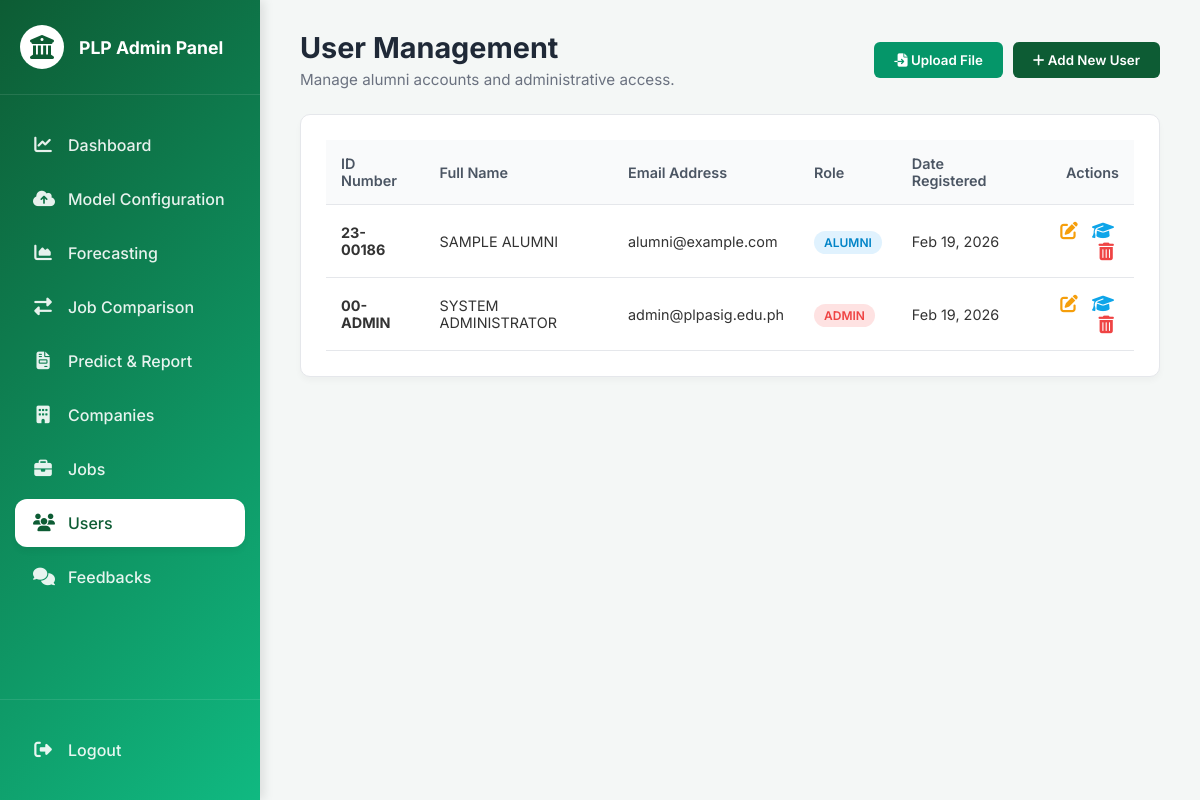
/admin/admin_users.php, run on an earlier commit of the app's database.
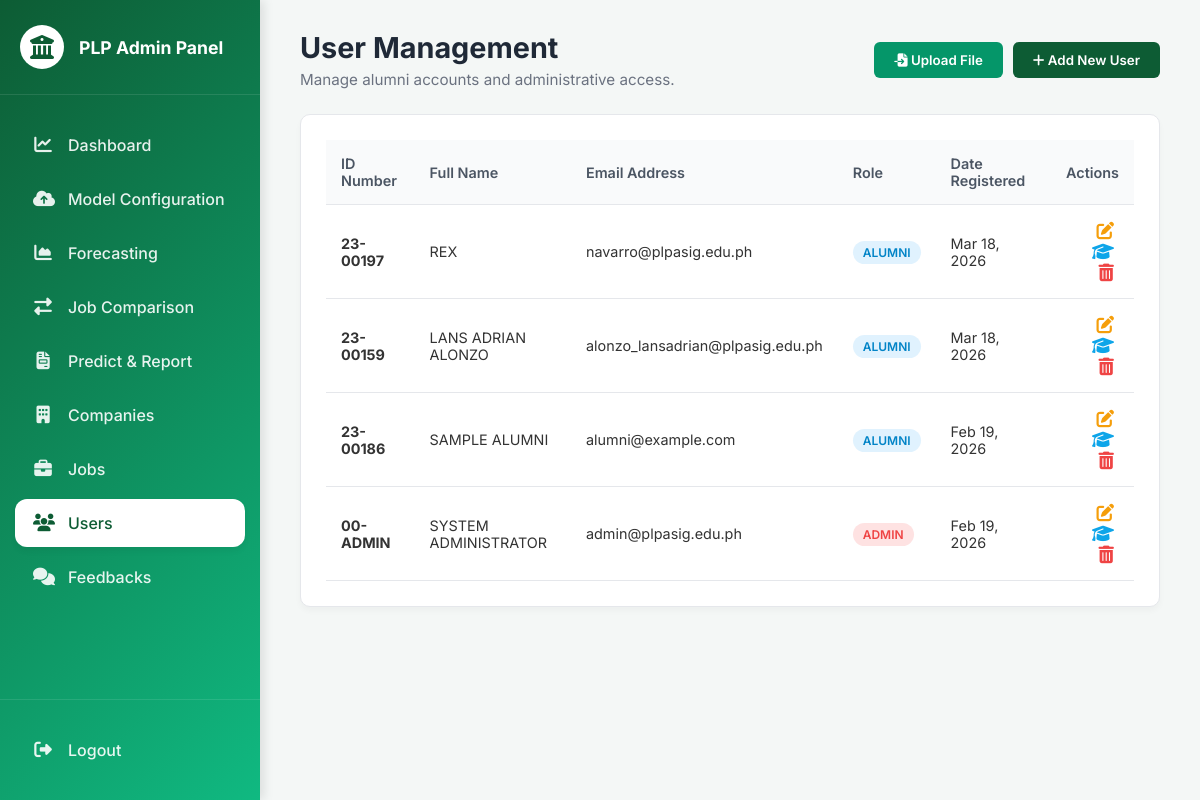
And on a later commit of the database.
### tables this page shows
CREATE TABLE `users` (
  `id` int(11) NOT NULL,
  `student_id` varchar(20) NOT NULL,
  `full_name` varchar(255) NOT NULL,
  `email` varchar(255) DEFAULT NULL,
  `password` varchar(255) NOT NULL,
  `role` varchar(50) NOT NULL DEFAULT 'alumni',
  `created_at` timestamp NOT NULL DEFAULT current_timestamp(),
  `is_temporary` tinyint(1) NOT NULL DEFAULT 1,
  `program_id` int(11) DEFAULT NULL COMMENT 'Degree/program on file',
  `avg_professional_grade` decimal(5,2) DEFAULT NULL COMMENT 'Coursework avg 0-100',
  `avg_elective_grade` decimal(5,2) DEFAULT NULL COMMENT 'Coursework avg 0-100',
  `record_soft_skills_avg` decimal(5,2) DEFAULT NULL COMMENT 'Official soft skills avg 0-100',
  `record_hard_skills_avg` decimal(5,2) DEFAULT NULL COMMENT 'Official hard skills avg 0-100',
  `gpa` decimal(3,2) DEFAULT NULL COMMENT 'PLP scale 1.00-5.00 (lower is better)',
  `ojt_grade_percent` decimal(5,2) DEFAULT NULL COMMENT 'OJT final 60-100'
);

### admin/admin_users.php (the view, shortened to what this page needs)
<?php
require '../includes/db.php';
$results_per_page = 10;
$page = isset($_GET['page']) && is_numeric($_GET['page']) ? $_GET['page'] : 1;
$start_from = ($page - 1) * $results_per_page;
?>
<!DOCTYPE html>
<html lang="en">
<head>
    <link rel="stylesheet" href="../assets/css/admin-style.css?v=2">
    <link rel="stylesheet" href="https://cdnjs.cloudflare.com/ajax/libs/font-awesome/6.4.0/css/all.min.css">
</head>
<body>
    <?php include '../includes/admin_sidebar.php'; ?>
    <main class="admin-main">
        <div class="page-title" style="display: flex; justify-content: space-between; align-items: center;">
            <div>
                <h1>User Management</h1>
                <p>Manage alumni accounts and administrative access.</p>
            </div>
            <div style="display: flex; gap: 10px;">
                <button class="btn-upload" id="openImportModal" style="background: #059669; color:white; border:none; padding:10px 20px; border-radius:6px; cursor:pointer;"><i class="fas fa-file-import"></i> Upload File</button>
                <button class="btn-upload" id="openAddUserModal"><i class="fas fa-plus"></i> Add New User</button>
            </div>
        </div>
        <div class="admin-card">
            <table class="admin-table">
                <thead>
                    <tr>
                        <th>ID Number</th>
                        <th>Full Name</th>
                        <th>Email Address</th>
                        <th>Role</th>
                        <th>Date Registered</th>
                        <th style="text-align: right;">Actions</th>
                    </tr>
                </thead>
                <tbody id="userTableBody">
                    <?php
                    $result = $conn->query("SELECT * FROM users ORDER BY created_at DESC LIMIT $start_from, $results_per_page");
                    while($row = $result->fetch_assoc()):
                        $badge_class = ($row['role'] == 'admin') ? 'role-admin' : 'role-alumni';
                    ?>
                    <tr>
                        <td><strong><?php echo htmlspecialchars($row['student_id']); ?></strong></td>
                        <td style="text-transform: uppercase;"><?php echo htmlspecialchars($row['full_name']); ?></td>
                        <td><?php echo htmlspecialchars($row['email']); ?></td>
                        <td><span class='role-badge <?php echo $badge_class; ?>'><?php echo ucfirst($row['role']); ?></span></td>
                        <td><?php echo date("M d, Y", strtotime($row['created_at'])); ?></td>
                        <td style='text-align: right;'>
                            <button class='action-btn action-edit' data-id='<?php echo $row['student_id']; ?>' data-name='<?php echo $row['full_name']; ?>' data-email='<?php echo $row['email']; ?>' data-role='<?php echo $row['role']; ?>'><i class='fas fa-edit'></i></button>
                            <?php
                            $btn_pid = isset($row['program_id']) && $row['program_id'] !== null ? (string) (int) $row['program_id'] : '';
                            $btn_ap = isset($row['avg_professional_grade']) && $row['avg_professional_grade'] !== null ? htmlspecialchars((string) $row['avg_professional_grade'], ENT_QUOTES, 'UTF-8') : '';
                            $btn_ae = isset($row['avg_elective_grade']) && $row['avg_elective_grade'] !== null ? htmlspecialchars((string) $row['avg_elective_grade'], ENT_QUOTES, 'UTF-8') : '';
                            $btn_ss = isset($row['record_soft_skills_avg']) && $row['record_soft_skills_avg'] !== null ? htmlspecialchars((string) $row['record_soft_skills_avg'], ENT_QUOTES, 'UTF-8') : '';
                            $btn_hs = isset($row['record_hard_skills_avg']) && $row['record_hard_skills_avg'] !== null ? htmlspecialchars((string) $row['record_hard_skills_avg'], ENT_QUOTES, 'UTF-8') : '';
                            ?>
                            <button type="button" class='action-btn action-academic' data-id='<?php echo htmlspecialchars($row['student_id']); ?>' data-name='<?php echo htmlspecialchars(strtoupper($row['full_name'])); ?>' data-gpa='<?php echo isset($row['gpa']) && $row['gpa'] !== null ? htmlspecialchars((string) $row['gpa']) : ''; ?>' data-ojt='<?php echo isset($row['ojt_grade_percent']) && $row['ojt_grade_percent'] !== null ? htmlspecialchars((string) $row['ojt_grade_percent']) : ''; ?>' data-program-id='<?php echo htmlspecialchars($btn_pid); ?>' data-avg-prof='<?php echo $btn_ap; ?>' data-avg-elec='<?php echo $btn_ae; ?>' data-soft='<?php echo $btn_ss; ?>' data-hard='<?php echo $btn_hs; ?>'><i class='fas fa-graduation-cap'></i></button>
                            <a href='?delete_id=<?php echo urlencode($row['student_id']); ?>' class='action-btn action-delete' onclick="return confirm('Delete this user?');"><i class='fas fa-trash-alt'></i></a>
                        </td>
                    </tr>
                    <?php endwhile; ?>
                </tbody>
            </table>
        </div>
    </main>
</body>
</html>

### includes/admin_sidebar.php
<aside class="admin-sidebar">
    <div class="sidebar-brand">
        <i class="fas fa-university"></i>
        <span>PLP Admin Panel</span>
    </div>
    <ul class="sidebar-menu">
        <li>
            <a href="../admin/admin_dashboard.php" class="<?php echo basename($_SERVER['PHP_SELF']) == 'admin_dashboard.php' ? 'active' : ''; ?>">
                <i class="fas fa-chart-line"></i> Dashboard
            </a>
        </li>
        <li>
            <a href="../admin/admin_models.php" class="<?php echo basename($_SERVER['PHP_SELF']) == 'admin_models.php' ? 'active' : ''; ?>">
                <i class="fas fa-cloud-upload-alt"></i> Model Configuration
            </a>
        </li>
        <li>
            <a href="../admin/admin_forecasting.php" class="<?php echo basename($_SERVER['PHP_SELF']) == 'admin_forecasting.php' ? 'active' : ''; ?>">
                <i class="fas fa-chart-area"></i> Forecasting
            </a>
        </li>
        <li>
            <a href="../admin/admin_employment_comp.php" class="<?php echo basename($_SERVER['PHP_SELF']) == 'admin_employment_comp.php' ? 'active' : ''; ?>">
                <i class="fas fa-exchange-alt"></i> Job Comparison
            </a>
        </li>
        <li>
            <a href="../admin/admin_predict_report.php" class="<?php echo basename($_SERVER['PHP_SELF']) == 'admin_predict_report.php' ? 'active' : ''; ?>">
                <i class="fas fa-file-invoice"></i> Predict & Report
            </a>
        </li>
        <li>
            <a href="../admin/admin_companies.php" class="<?php echo basename($_SERVER['PHP_SELF']) == 'admin_companies.php' ? 'active' : ''; ?>">
                <i class="fas fa-building"></i> Companies
            </a>
        </li>
        <li>
            <a href="../admin/admin_jobs.php" class="<?php echo basename($_SERVER['PHP_SELF']) == 'admin_jobs.php' ? 'active' : ''; ?>">
                <i class="fas fa-briefcase"></i> Jobs
            </a>
        </li>
        <li>
            <a href="../admin/admin_users.php" class="<?php echo basename($_SERVER['PHP_SELF']) == 'admin_users.php' ? 'active' : ''; ?>">
                <i class="fas fa-users"></i> Users
            </a>
        </li>
        <li>
            <a href="../admin/admin_feedbacks.php" class="<?php echo basename($_SERVER['PHP_SELF']) == 'admin_feedbacks.php' ? 'active' : ''; ?>">
                <i class="fas fa-comments"></i> Feedbacks
            </a>
        </li>
    </ul>
    <div class="sidebar-footer" style="padding-left: 0; padding-right: 0;">
        <ul class="sidebar-menu" style="padding: 0;">
            <li>
                <a href="../index.php"><i class="fas fa-sign-out-alt"></i> Logout</a>
            </li>
        </ul>
    </div>
</aside>

### assets/css/admin-style.css (style rules this page uses)
* { margin: 0; padding: 0; box-sizing: border-box; font-family: 'Inter', sans-serif; }
body { background-color: #f4f7f6; color: #333; display: flex; }
.admin-sidebar { width: 260px; background: linear-gradient(135deg, #0d5c34 0%, #10b981 100%); color: white; height: 100vh; position: fixed; display: flex; flex-direction: column; box-shadow: 4px 0 10px rgba(0,0,0,0.1); }
.sidebar-brand { padding: 25px 20px; display: flex; align-items: center; gap: 15px; border-bottom: 1px solid rgba(255,255,255,0.1); }
.sidebar-brand i { font-size: 24px; background: white; color: #0d5c34; padding: 10px; border-radius: 50%; }
.sidebar-brand span { font-size: 1.1rem; font-weight: 700; }
.sidebar-menu { list-style: none; padding: 20px 0; flex: 1; }
.sidebar-menu li a { display: flex; align-items: center; padding: 14px 18px; margin: 6px 15px; color: rgba(255,255,255,0.9); text-decoration: none; font-weight: 500; border-radius: 12px; transition: all 0.3s ease; gap: 15px; }
.sidebar-menu li a i { width: 20px; text-align: center; font-size: 1.1rem; transition: color 0.3s ease; }
.sidebar-menu li a:hover, .sidebar-menu li a.active { background-color: #ffffff; color: #0d5c34; box-shadow: 0 4px 6px rgba(0,0,0,0.05); }
.sidebar-menu li a:hover i, .sidebar-menu li a.active i { color: #0d5c34; }
.sidebar-footer { padding: 20px; border-top: 1px solid rgba(255,255,255,0.1); }
.admin-main { margin-left: 260px; width: calc(100% - 260px); padding: 30px 40px; }
.page-title { margin-bottom: 25px; }
.page-title h1 { font-size: 1.8rem; color: #1f2937; margin-bottom: 5px; }
.page-title p { color: #6b7280; font-size: 0.95rem; }
.admin-card { background: white; border-radius: 10px; padding: 25px; box-shadow: 0 4px 6px rgba(0,0,0,0.03); border: 1px solid #e5e7eb; margin-bottom: 25px; }
.admin-table { width: 100%; border-collapse: collapse; }
.admin-table th, .admin-table td { padding: 15px; text-align: left; border-bottom: 1px solid #e5e7eb; font-size: 0.9rem; }
.admin-table th { background-color: #f9fafb; color: #4b5563; font-weight: 600; }
.btn-upload { background-color: #0d5c34; color: white; border: none; padding: 10px 20px; border-radius: 6px; cursor: pointer; font-weight: 600; transition: 0.2s; }

### admin/admin_users.php (style rules this page uses)
.role-badge { padding: 4px 10px; border-radius: 20px; font-size: 0.75rem; font-weight: 600; text-transform: uppercase; }
.role-admin { background: #fee2e2; color: #ef4444; }
.role-alumni { background: #e0f2fe; color: #0284c7; }
.action-btn { background: none; border: none; cursor: pointer; font-size: 1.1rem; margin: 0 5px; display: inline-block; }
.action-edit { color: #f59e0b; }
.action-delete { color: #ef4444; }
.action-academic { color: #0ea5e9; }

What changed in the data, as far as the page shows it:
added users: student "23-00197", full_name "REX", email "navarro@plpasig.edu.ph", role "ALUMNI", created_at "Mar 18, 2026"
added users: student "23-00159", full_name "LANS ADRIAN ALONZO", email "alonzo_lansadrian@plpasig.edu.ph", role "ALUMNI", created_at "Mar 18, 2026"
